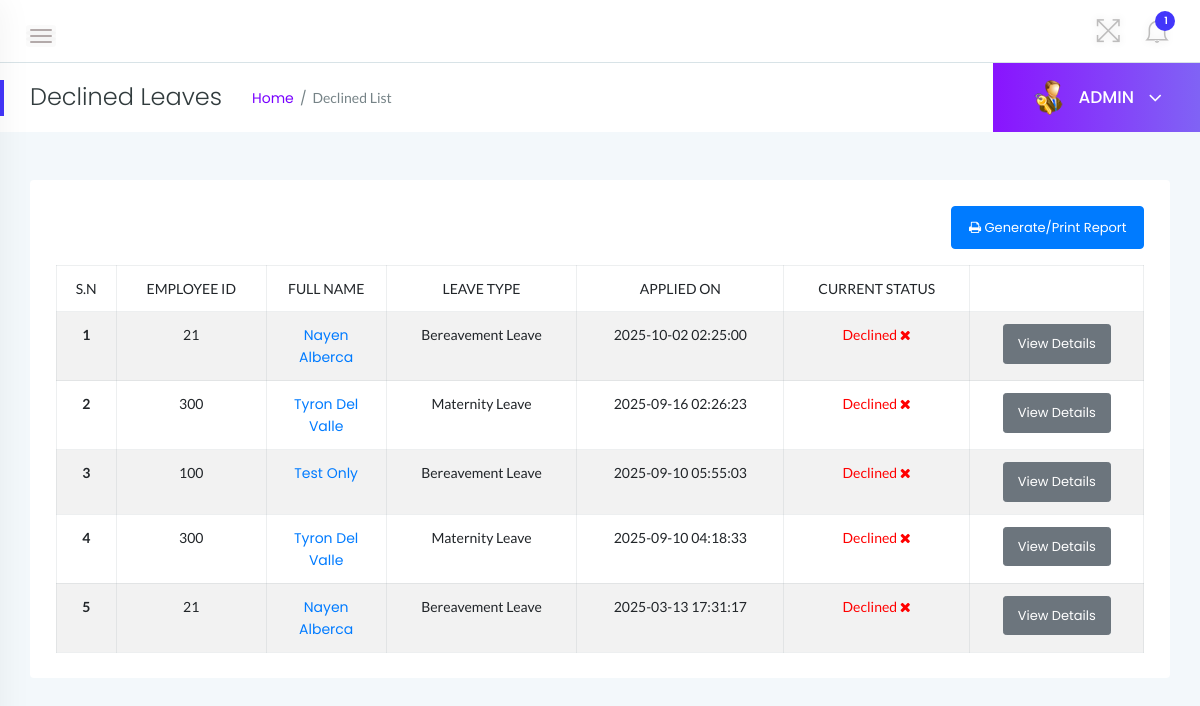
The page /admin/declined-history.php (signed in) on the database its author committed.
### tables this page shows
CREATE TABLE `tblleaves` (
  `id` int(11) NOT NULL,
  `LeaveType` varchar(110) NOT NULL,
  `ToDate` varchar(120) NOT NULL,
  `FromDate` varchar(120) NOT NULL,
  `Description` mediumtext NOT NULL,
  `PostingDate` timestamp NOT NULL DEFAULT current_timestamp(),
  `AdminRemark` mediumtext DEFAULT NULL,
  `AdminRemarkDate` varchar(120) DEFAULT NULL,
  `Status` int(1) NOT NULL,
  `IsRead` int(1) NOT NULL,
  `empid` int(11) DEFAULT NULL,
  `ProofFile` varchar(255) NOT NULL
);

CREATE TABLE `tblemployees` (
  `id` int(11) NOT NULL,
  `EmpId` varchar(100) NOT NULL,
  `FirstName` varchar(150) NOT NULL,
  `LastName` varchar(150) NOT NULL,
  `EmailId` varchar(200) NOT NULL,
  `Password` varchar(180) NOT NULL,
  `Gender` varchar(100) NOT NULL,
  `Dob` varchar(100) NOT NULL,
  `Address` varchar(255) NOT NULL,
  `ProfilePic` varchar(255) DEFAULT NULL,
  `Phonenumber` char(11) NOT NULL,
  `Status` int(1) NOT NULL,
  `RegDate` timestamp NOT NULL DEFAULT current_timestamp()
);

### admin/declined-history.php (the view, shortened to what this page needs)
<?php
    include('../includes/dbconn.php');
    if(strlen($_SESSION['alogin'])==0){
        header('location:index.php');
    } else {
 ?>
<!doctype html>
<html class="no-js" lang="en">
<head>
    <link rel="stylesheet" href="../assets/css/bootstrap.min.css">
    <link rel="stylesheet" href="../assets/css/font-awesome.min.css">
    <link rel="stylesheet" href="../assets/css/themify-icons.css">
    <link rel="stylesheet" href="../assets/css/metisMenu.css">
    <link rel="stylesheet" href="../assets/css/owl.carousel.min.css">
    <link rel="stylesheet" href="../assets/css/slicknav.min.css">
    <link rel="stylesheet" href="https://www.amcharts.com/lib/3/plugins/export/export.css" type="text/css" media="all" />
    <link rel="stylesheet" type="text/css" href="https://cdn.datatables.net/1.10.19/css/jquery.dataTables.css">
    <link rel="stylesheet" type="text/css" href="https://cdn.datatables.net/1.10.18/css/dataTables.bootstrap4.min.css">
    <link rel="stylesheet" type="text/css" href="https://cdn.datatables.net/responsive/2.2.3/css/responsive.bootstrap.min.css">
    <link rel="stylesheet" type="text/css" href="https://cdn.datatables.net/responsive/2.2.3/css/responsive.jqueryui.min.css">
    <link rel="stylesheet" href="../assets/css/typography.css">
    <link rel="stylesheet" href="../assets/css/default-css.css">
    <link rel="stylesheet" href="../assets/css/styles.css">
    <link rel="stylesheet" href="../assets/css/responsive.css">
</head>
<body>
    <div class="page-container">
        <div class="main-content">
            <div class="header-area">
                <div class="row align-items-center">
                    <div class="col-md-6 col-sm-8 clearfix">
                        <div class="nav-btn pull-left">
                            <span></span>
                            <span></span>
                            <span></span>
                        </div>
                    </div>
                    <div class="col-md-6 col-sm-4 clearfix">
                        <ul class="notification-area pull-right">
                            <li id="full-view"><i class="ti-fullscreen"></i></li>
                            <?php include '../includes/admin-notification.php'?>
                        </ul>
                    </div>
                </div>
            </div>
            <div class="page-title-area">
                <div class="row align-items-center">
                    <div class="col-sm-6">
                        <div class="breadcrumbs-area clearfix">
                            <h4 class="page-title pull-left">Declined Leaves</h4>
                            <ul class="breadcrumbs pull-left">
                                <li><a href="dashboard.php">Home</a></li>
                                <li><span>Declined List</span></li>
                            </ul>
                        </div>
                    </div>
                    <div class="col-sm-6 clearfix">
                        <div class="user-profile pull-right">
                            <img class="avatar user-thumb" src="../assets/images/admin.png" alt="avatar">
                            <h4 class="user-name dropdown-toggle" data-toggle="dropdown">ADMIN <i class="fa fa-angle-down"></i></h4>
                        </div>
                    </div>
                </div>
            </div>
            <div class="main-content-inner">
                <div class="row">
                                <div class="col-12 mt-5">
                                    <div class="card">
                                        <div class="card-body">
                                        <div class="single-table">
                                            <div class="table-responsive">
                                                <table class="table table-hover table-striped table-bordered progress-table text-center">
                                                <thead class="text-uppercase">
                                                <tr>
                                                        <td>S.N</td>
                                                        <td>Employee ID</td>
                                                        <td width="120">Full Name</td>
                                                        <td>Leave Type</td>
                                                        <td>Applied On</td>
                                                        <td>Current Status</td>
                                                        <td></td>
                                                    </tr>
                                                </thead>
                                 <div class="row mb-3">
    <div class="col-12 text-right">
        <a href="decline-report.php" target="_blank" class="btn btn-primary">
            <i class="fa fa-print"></i> Generate/Print Report
        </a>
    </div>
</div>
                                                <tbody>
                                                <?php
                                                    $status=2;
                                                    $sql = "SELECT tblleaves.id as lid,tblemployees.FirstName,tblemployees.LastName,tblemployees.EmpId,tblemployees.id,tblleaves.LeaveType,tblleaves.PostingDate,tblleaves.Status from tblleaves join tblemployees on tblleaves.empid=tblemployees.id where tblleaves.Status=:status order by lid desc";
                                                    $query = $dbh -> prepare($sql);
                                                    $query->bindParam(':status',$status,PDO::PARAM_STR);
                                                    $query->execute();
                                                    $results=$query->fetchAll(PDO::FETCH_OBJ);
                                                    $cnt=1;
                                                    if($query->rowCount() > 0){
                                                        foreach($results as $result)
                                                    {
                                                ?>
                                        <tr>
                                            <td> <b><?php echo htmlentities($cnt);?></b></td>
                                            <td><?php echo htmlentities($result->EmpId);?></td>
                                            <td><a href="update-employee.php?empid=<?php echo htmlentities($result->id);?>" target="_blank"><?php echo htmlentities($result->FirstName." ".$result->LastName);?></a></td>
                                            <td><?php echo htmlentities($result->LeaveType);?></td>
                                            <td><?php echo htmlentities($result->PostingDate);?></td>
                                            <td><?php $stats=$result->Status;
                                            if($stats==1){
                                             ?>
                                                 <span style="color: green">Approved <i class="fa fa-check-square-o"></i></span>
                                                 <?php } if($stats==2)  { ?>
                                                <span style="color: red">Declined <i class="fa fa-times"></i></span>
                                                 <?php } if($stats==0)  { ?>
                                            <span style="color: blue">Pending <i class="fa fa-spinner"></i></span>
                                            <?php } ?>
                                             </td>
                                    <td><a href="employeeLeave-details.php?leaveid=<?php echo htmlentities($result->lid);?>" class="btn btn-secondary btn-sm">View Details</a></td>
                                    </tr>
                                         <?php $cnt++;} }?>
                                    </tbody>
                                                </table>
                                            </div>
                                        </div>
                                        </div>
                                    </div>
                                </div>
                </div>
                </div>
            </div>
        </div>
</body>
</html>
<?php } ?>

### includes/admin-notification.php (shortened to what this page needs)
<link rel="stylesheet" href="../assets/css/styles.css">
<?php
    include 'dbconn.php';
    $isread=0;
    $sql = "SELECT id from tblleaves where IsRead=:isread";
    $query = $dbh -> prepare($sql);
    $query->bindParam(':isread',$isread,PDO::PARAM_STR);
    $query->execute();
    $unreadcount=$query->rowCount();
?>
    <li class="dropdown">
        <i class="ti-bell dropdown-toggle" data-toggle="dropdown">
            <span><?php echo htmlentities($unreadcount);?></span>
            </i>
     </li>

### assets/css/styles.css (style rules this page uses)
.page-container { width: 100%; height: 100%; min-height: 100vh; padding-left: 280px; -webkit-transition: padding-left 0.3s ease 0s; transition: padding-left 0.3s ease 0s; }
.sbar_collapsed.page-container { padding-left: 0; }
.card { border: none; border-radius: 4px; background-color: #fff; -webkit-transition: all 0.3s ease 0s; transition: all 0.3s ease 0s; }
.card-body { padding: 25.6px; padding: 1.6rem; }
.main-content { width: 100%; background: #f3f8fb; }
.main-content-inner { padding: 0 30px 50px; }
.header-area { padding: 15px 30px; background: #fff; border-bottom: 1px solid #d8e3e7; }
.nav-btn { margin: 10px 30px 0 0; cursor: pointer; }
.nav-btn span { display: block; width: 22px; height: 2px; background: #b3aaaa; margin: 4px 0; border-radius: 15px; -webkit-transition: all 0.3s ease 0s; transition: all 0.3s ease 0s; box-shadow: 0 0 0 4px rgba(99, 96, 96, 0.03); }
.nav-btn span:nth-child(2) { opacity: 0; }
.nav-btn span:first-child { -webkit-transform: rotate(45deg) translate(5px, 5px); transform: rotate(45deg) translate(5px, 5px); }
.nav-btn span:last-child { -webkit-transform: rotate(-45deg) translate(3px, -3px); transform: rotate(-45deg) translate(3px, -3px); }
.sbar_collapsed .nav-btn span { transform: none; opacity: 1; }
.notification-area { -webkit-user-select: none; -moz-user-select: none; -ms-user-select: none; user-select: none; position: relative; z-index: 1; }
.notification-area li { display: inline-block; margin-left: 20px; cursor: pointer; -webkit-user-select: none; -moz-user-select: none; -ms-user-select: none; user-select: none; }
.notification-area li > i { font-size: 26px; color: #bdbcbc; vertical-align: middle; text-shadow: 0 0 8px rgba(0, 0, 0, 0.12); -webkit-transition: color 0.3s ease 0s; transition: color 0.3s ease 0s; }
.notification-area li i > span { position: absolute; right: -5px; top: -7px; font-family: "Poppins", sans-serif; font-size: 10px; font-weight: 600; color: #fff; background: var(--primary-color); height: 20px; width: 20px; border-radius: 50%; text-align: center; line-height: 20px; padding-left: 2px; }
.notification-area li#full-view { display: inline-block; }
.page-title-area { padding: 0 30px; background: #fff; position: relative; }
.page-title-area:before { content: ""; position: absolute; left: 0; top: 50%; width: 4px; height: 36px; background: var(--primary-color); -webkit-transform: translateY(-50%); transform: translateY(-50%); }
.page-title { font-size: 24px; font-weight: 300; color: #313b3d; letter-spacing: 0; margin-right: 30px; }
ul.breadcrumbs { margin-top: 4px; }
.breadcrumbs li { display: inline-block; }
.breadcrumbs li a, .breadcrumbs li span { display: block; font-size: 14px; font-weight: 400; color: #7801ff; letter-spacing: 0; margin-right: 16px; position: relative; }
.breadcrumbs li a:before { content: "/"; color: #768387; position: absolute; right: -13px; top: 0; }
.breadcrumbs li span { margin-right: 0; color: #768387; text-transform: capitalize; }
.user-profile { margin-right: -30px; display: -webkit-box; display: -ms-flexbox; display: flex; -webkit-box-align: center; -ms-flex-align: center; align-items: center; -ms-flex-wrap: wrap; flex-wrap: wrap; background: -webkit-linear-gradient(left, #8914fe 0%, #8063f5 100%); background: linear-gradient(to right, #8914fe 0%, #8063f5 100%); padding: 17px 38px; position: relative; }
.user-profile img.avatar { height: 35px; width: 35px; border-radius: 50%; margin-right: 12px; }
.user-name { font-size: 17px; font-weight: 500; color: #fff; letter-spacing: 0; cursor: pointer; -webkit-user-select: none; -moz-user-select: none; -ms-user-select: none; user-select: none; }
.user-name i { margin-left: 10px; font-size: 21px; vertical-align: middle; position: relative; }
.notification-area .dropdown-toggle, .user-name.dropdown-toggle { position: relative; }
.notification-area .dropdown-toggle:after, .user-name.dropdown-toggle:after { display: none; }
.btn { padding: 11px 17px; font-size: 13px; letter-spacing: 0; }
.btn-sm { padding: 9px 14px; }
.single-table .table { margin-bottom: 0; }
table tr th, table tr td { border-top: 1px solid rgba(120, 130, 140, 0.13) !important; }
.table-bordered td, .table-bordered th { border: 1px solid rgba(120, 130, 140, 0.13) !important; }

### rows shown on the page
tblleaves: tblemployees.EmpId "21", tblemployees.FirstName+LastName "Nayen Alberca", LeaveType "Bereavement Leave", PostingDate "2025-10-02 02:25:00", Status "Declined"
tblleaves: tblemployees.EmpId "300", tblemployees.FirstName+LastName "Tyron Del Valle", LeaveType "Maternity Leave", PostingDate "2025-09-16 02:26:23", Status "Declined"
tblleaves: tblemployees.EmpId "100", tblemployees.FirstName+LastName "Test Only", LeaveType "Bereavement Leave", PostingDate "2025-09-10 05:55:03", Status "Declined"
tblleaves: tblemployees.EmpId "300", tblemployees.FirstName+LastName "Tyron Del Valle", LeaveType "Maternity Leave", PostingDate "2025-09-10 04:18:33", Status "Declined"
tblleaves: tblemployees.EmpId "21", tblemployees.FirstName+LastName "Nayen Alberca", LeaveType "Bereavement Leave", PostingDate "2025-03-13 17:31:17", Status "Declined"

### other values the page prints
$unreadcount "1"
